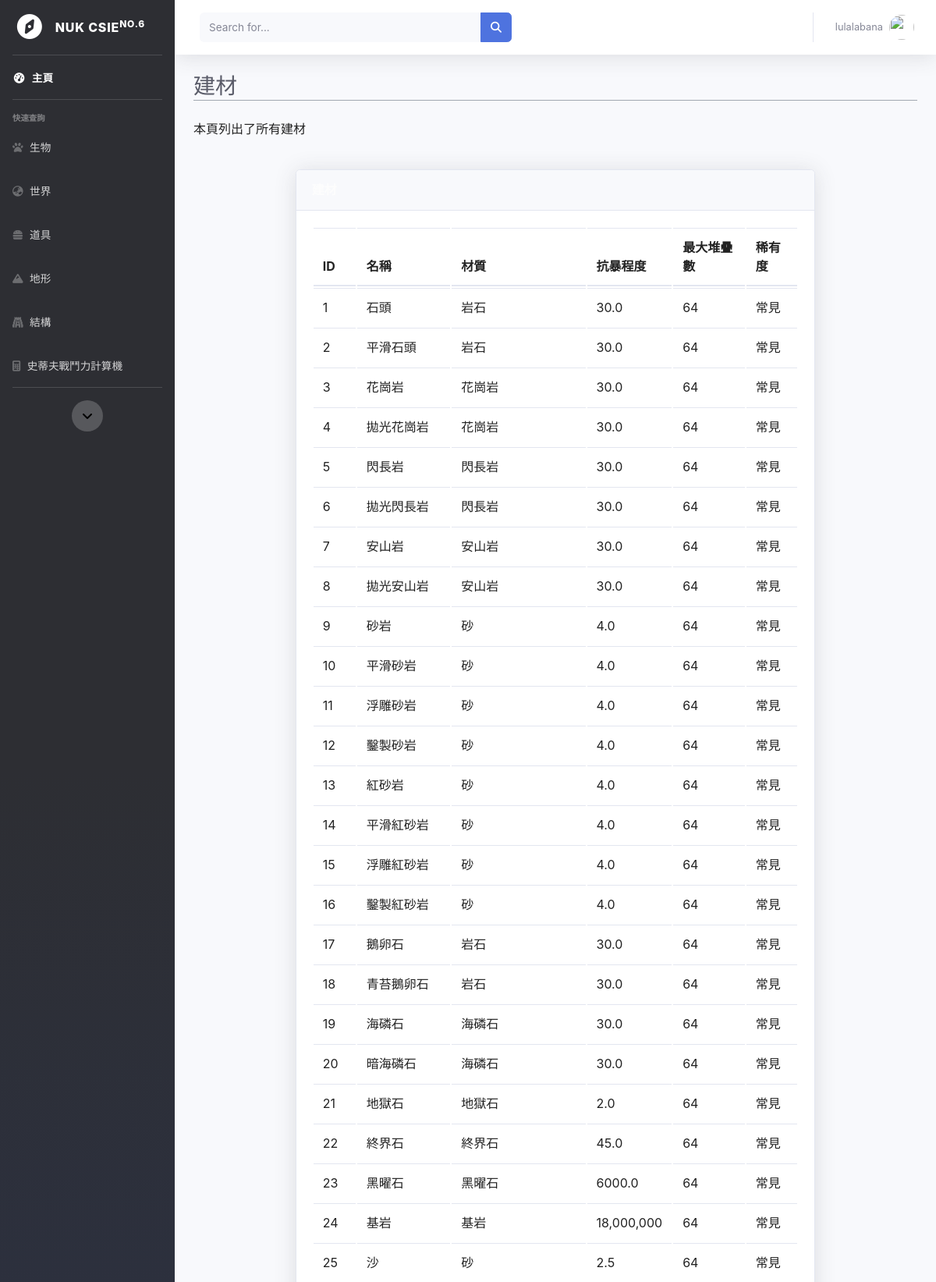
The app's page /MinecraftDB/building_materials/ (signed in, upper part) with its own data.
### MinecraftDB/models.py (models this page shows, shortened)
class Building_Materials(models.Model):
    Building_Materials_name=models.CharField(max_length=20)
    Texture=models.CharField(max_length=20)
    Anti_Riot=models.FloatField(default=0)

### MinecraftDB/views.py (the view)
# urls.py: path('building_materials/',views.building_materials,name='building_materials'),
def building_materials(request):
    cursor = connection.cursor()
    cursor.execute(
        'select MinecraftDB_building_materials.id,Building_Materials_name,Texture,Anti_Riot,Rarity,Max_Quantity from MinecraftDB_building_materials LEFT OUTER JOIN MinecraftDB_item on Building_Materials_name=Item_name')
    search = cursor.fetchall()
    print(search)
    List = []
    for item in search:
        list_s = {'id': item[0], 'name': item[1], 'Texture': item[2],'Anti_Riot': item[3],'Rarity':item[4],'Max_Quanity':item[5]}
        List.append(list_s)
    return render(request, 'static/main_page/building_materials.html',{'Username': request.session['username'],'List':List})

### MinecraftDB/templates/static/main_page/building_materials.html (shortened to what this page needs)
{% load static %}
<!DOCTYPE html>
<html lang="en">
<head>
    <link href='{% static "main_page/css/sb-admin-2.min.css" %}' rel="stylesheet">
</head>
<body id="page-top">
    <div id="wrapper">
        <ul class="navbar-nav bg-gradient-primary sidebar sidebar-dark accordion" id="accordionSidebar">
            <form action="/MinecraftDB/backtomain/" method="POST">
                <a class="sidebar-brand d-flex align-items-center justify-content-center" href="/MinecraftDB/backtomain/">
                    <div class="sidebar-brand-icon rotate-n-15">
                        <i class="fas fa-compass"></i>
                    </div>
                    <div class="sidebar-brand-text mx-3">NUK CSIE<sup>No.6</sup></div>
                </a>
            </form>
            <hr class="sidebar-divider my-0">
            <li class="nav-item active">
                <form action="/MinecraftDB/backtomain/" method="POST">
                    <a class="nav-link" href="/MinecraftDB/backtomain/">
                        <i class="fas fa-fw fa-tachometer-alt"></i>
                        <span>主頁</span></a>
                </form>
            </li>
            <hr class="sidebar-divider">
            <div class="sidebar-heading">
                快速查詢
            </div>
            <li class="nav-item">
                <a class="nav-link collapsed" href="#" data-toggle="collapse" data-target="#collapseTwo" aria-expanded="true" aria-controls="collapseTwo">
                    <i class="fas fa-paw"></i>
                    <span>生物</span>
                </a>
            </li>
            <li class="nav-item">
                <a class="nav-link collapsed" href="#" data-toggle="collapse" data-target="#collapseThree" aria-expanded="true" aria-controls="collapseThree">
                    <i class="fas fa-globe-asia"></i>
                    <span>世界</span>
                </a>
            </li>
            <li class="nav-item">
                <a class="nav-link collapsed" href="#" data-toggle="collapse" data-target="#collapsePages" aria-expanded="true" aria-controls="collapsePages">
                    <i class="fas fa-hamburger"></i>
                    <span>道具</span>
                </a>
            </li>
            <li class="nav-item">
                <a class="nav-link" href="/MinecraftDB/biome">
                    <i class="fas fa-mountain"></i>
                    <span>地形</span></a>
            </li>
            <li class="nav-item">
                <a class="nav-link" href="/MinecraftDB/structures">
                    <i class="fas fa-gopuram"></i>
                    <span>結構</span></a>
            </li>
            <li class="nav-item">
                <a class="nav-link" href="/MinecraftDB/Steve">
                    <i class="fa fa-calculator" aria-hidden="true"></i>
                    <span>史蒂夫戰鬥力計算機</span></a>
            </li>
            <hr class="sidebar-divider d-none d-md-block">
            <div class="text-center d-none d-md-inline">
                <button class="rounded-circle border-0" id="sidebarToggle"><i class="fas fa-angle-down"></i></button>
            </div>
        </ul>
        <div id="content-wrapper" class="d-flex flex-column">
            <div id="content">
                <nav class="navbar navbar-expand navbar-light bg-white topbar mb-4 static-top shadow">
                    <form class="d-none d-sm-inline-block form-inline mr-auto ml-md-3 my-2 my-md-0 mw-100 navbar-search" action="/MinecraftDB/Search/" method="POST">
                        <div class="input-group">
                            <input type="text" class="form-control bg-light border-0 small" placeholder="Search for..."
                                aria-label="Search" aria-describedby="basic-addon2" name="search">
                            <div class="input-group-append">
                                <button class="btn btn-primary" type="submit">
                                    <i class="fas fa-search fa-sm"></i>
                                </button>
                            </div>
                        </div>
                    </form>
                    <ul class="navbar-nav ml-auto">
                        <li class="nav-item dropdown no-arrow">
                            <a class="nav-link dropdown-toggle" href="#" id="userDropdown" role="button" data-toggle="dropdown" aria-haspopup="true" aria-expanded="false">
                                <span class="mr-2 d-none d-lg-inline text-gray-600 small">{{Username}}</span>
                                <img class="img-profile rounded-circle" src="https://fakeimg.pl/128x128/?retina=1&text=%E5%B8%A5%E5%93%A5&font=noto">
                            </a>
                        </li>
                    </ul>
                </nav>
                <div class="container-fluid">
                    <div class="d-sm-flex align-items-center justify-content-main mb-4">
                        <h1 class="h3 mb-0 text-gray-800">建材</h1>
                    </div>
                    <div class="d-sm-flex align-items-center justify-content-between mb-4">
                        <p>本頁列出了所有建材</p>
                    </div>
                    <div class="row">
                        <div class="row inner">
                            <div class="table">
                                <div class="card shadow mb-4">
                                    <div class="card-header py-3 d-flex flex-row align-items-center justify-content-between">
                                        <h6 class="m-0 font-weight-bold text-primary">建材</h6>
                                    </div>
                                    <div class="card-body">
                                        <table class="sortable wikitable jquery-tablesorter" data-description="名稱">
                                            <thead>
                                                <tr>
                                                    <th>ID</th>
                                                    <th class="headerSort" tabindex="0" role="columnheader button" title="該生物名稱">名稱
                                                    </th>
                                                    <th class="headerSort headerSortDown" tabindex="0" role="columnheader button" title="該搜索範圍">材質
                                                    </th>
                                                    <th class="headerSort headerSortDown" tabindex="0" role="columnheader button" title="該搜索範圍">抗暴程度
                                                    </th>
                                                    <th class="headerSort headerSortDown" tabindex="0" role="columnheader button" title="該搜索範圍">最大堆疊數
                                                    </th>
                                                    <th class="headerSort headerSortDown" tabindex="0" role="columnheader button" title="該搜索範圍">稀有度
                                                    </th>
                                                </tr>
                                            </thead>
                                            <tbody>
                                                {% for item in List %}
                                                <tr>
                                                    <td>{{item.id}}</td>
                                                    <td>{{item.name}}</td>
                                                    <td>{{item.Texture}}</td>
                                                    <td>{{item.Anti_Riot}}</td>
                                                    <td>{{item.Max_Quanity}}</td>
                                                    <td>{{item.Rarity}}</td>
                                                </tr>
                                                {% endfor %}
                                            </tbody>
                                        </table>
                                    </div>
                                </div>
                            </div>
                        </div>
                    </div>
                </div>
            </div>
        </div>
</body>
</html>

### records on screen
Building_Materials: id "1", name "石頭", Texture "岩石", Anti_Riot "30.0", Max_Quanity "64", Rarity "常見"
Building_Materials: id "2", name "平滑石頭", Texture "岩石", Anti_Riot "30.0", Max_Quanity "64", Rarity "常見"
Building_Materials: id "4", name "拋光花崗岩", Texture "花崗岩", Anti_Riot "30.0", Max_Quanity "64", Rarity "常見"
Building_Materials: id "6", name "拋光閃長岩", Texture "閃長岩", Anti_Riot "30.0", Max_Quanity "64", Rarity "常見"
Building_Materials: id "8", name "拋光安山岩", Texture "安山岩", Anti_Riot "30.0", Max_Quanity "64", Rarity "常見"
Building_Materials: id "9", name "砂岩", Texture "砂", Anti_Riot "4.0", Max_Quanity "64", Rarity "常見"
Building_Materials: id "10", name "平滑砂岩", Texture "砂", Anti_Riot "4.0", Max_Quanity "64", Rarity "常見"
Building_Materials: id "11", name "浮雕砂岩", Texture "砂", Anti_Riot "4.0", Max_Quanity "64", Rarity "常見"
Building_Materials: id "12", name "鑿製砂岩", Texture "砂", Anti_Riot "4.0", Max_Quanity "64", Rarity "常見"
Building_Materials: id "13", name "紅砂岩", Texture "砂", Anti_Riot "4.0", Max_Quanity "64", Rarity "常見"
Building_Materials: id "14", name "平滑紅砂岩", Texture "砂", Anti_Riot "4.0", Max_Quanity "64", Rarity "常見"
Building_Materials: id "15", name "浮雕紅砂岩", Texture "砂", Anti_Riot "4.0", Max_Quanity "64", Rarity "常見"
Building_Materials: id "16", name "鑿製紅砂岩", Texture "砂", Anti_Riot "4.0", Max_Quanity "64", Rarity "常見"
Building_Materials: id "17", name "鵝卵石", Texture "岩石", Anti_Riot "30.0", Max_Quanity "64", Rarity "常見"
Building_Materials: id "18", name "青苔鵝卵石", Texture "岩石", Anti_Riot "30.0", Max_Quanity "64", Rarity "常見"
Building_Materials: id "20", name "暗海磷石", Texture "海磷石", Anti_Riot "30.0", Max_Quanity "64", Rarity "常見"
Building_Materials: id "25", name "沙", Texture "砂", Anti_Riot "2.5", Max_Quanity "64", Rarity "常見"

### other values on screen
{{ Username }} "lulalabana"
{{ item.id }} "3" "5" "7" "19" "21" "22" "23" "24"
{{ item.name }} "花崗岩" "閃長岩" "安山岩" "海磷石" "地獄石" "終界石" "黑曜石" "基岩"
{{ item.Texture }} "花崗岩" "閃長岩" "安山岩" "海磷石" "地獄石" "終界石" "黑曜石" "基岩"
{{ item.Anti_Riot }} "30.0" "30.0" "30.0" "30.0" "2.0" "45.0" "6000.0" "18,000,000"
{{ item.Max_Quanity }} "64" "64" "64" "64" "64" "64" "64" "64"
{{ item.Rarity }} "常見" "常見" "常見" "常見" "常見" "常見" "常見" "常見"
